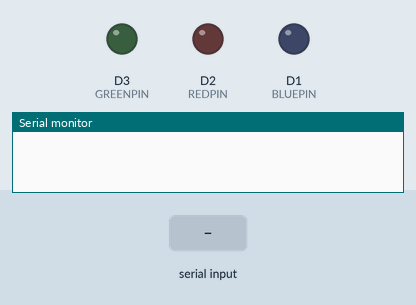
This sketch was run on a simulated ESP8266 (NodeMCU). On the bench: output pins drawn as LEDs (lit = HIGH), the last lines printed to the serial monitor. The inputs (shaded band) are chosen by the test bench.

Above: at 1.2 s.
1.3 s: "R" received over Serial
At 2.5 s:
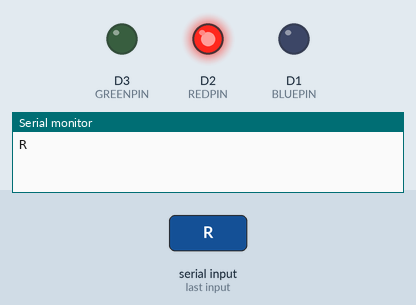
2.8 s: "G" received over Serial
At 3.8 s:
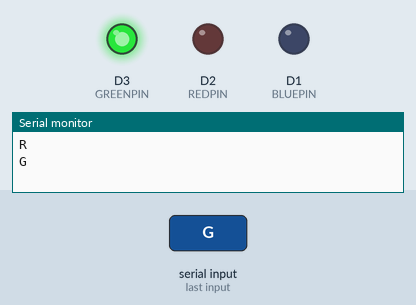
4.3 s: "B" received over Serial
At 5.0 s:
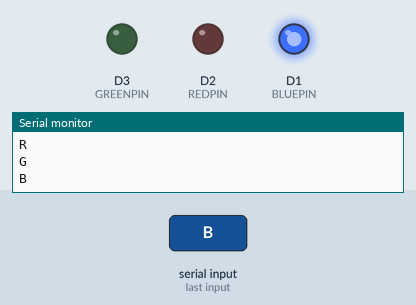
Timing chart, 0 to 7.3 s (numbered marks = the images above; inputs shaded):
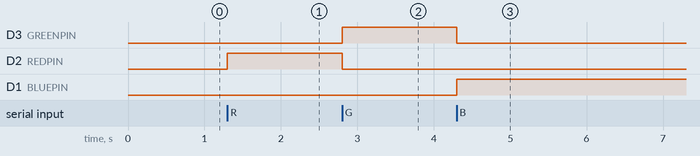

The sketch:

LAB_3_LED_AC.ino
```cpp
char receivedByte = 0;
int GREENPIN = D3;
int REDPIN = D2;
int BLUEPIN = D1;


int val;
void setup() {
  pinMode(REDPIN, OUTPUT);
  pinMode(BLUEPIN, OUTPUT);
  pinMode(GREENPIN, OUTPUT);
  Serial.begin(9600);
}

void loop() {
if (Serial.available() > 0)
{
  receivedByte = Serial.read();
  Serial.println(receivedByte);
  if (receivedByte == 'R' || receivedByte == 'r')
  {
    analogWrite(REDPIN, 255);
    analogWrite(GREENPIN, 0);
    analogWrite(BLUEPIN, 0);

  }
   else if (receivedByte == 'G' || receivedByte == 'g')
  {
    analogWrite(REDPIN, 0);
    analogWrite(GREENPIN, 255);
    analogWrite(BLUEPIN, 0);

  }
   else if (receivedByte == 'B' || receivedByte == 'b')
  {
    analogWrite(REDPIN, 0);
    analogWrite(GREENPIN, 0);
    analogWrite(BLUEPIN, 255);

  }
}
}
```

Measured:
- after the input at 1.3 s, D2 (REDPIN): LOW → HIGH at once
- after the input at 2.8 s, D3 (GREENPIN): LOW → HIGH at once; D2 (REDPIN): HIGH → LOW at once
- after the input at 4.3 s, D3 (GREENPIN): HIGH → LOW at once; D1 (BLUEPIN): LOW → HIGH at once
